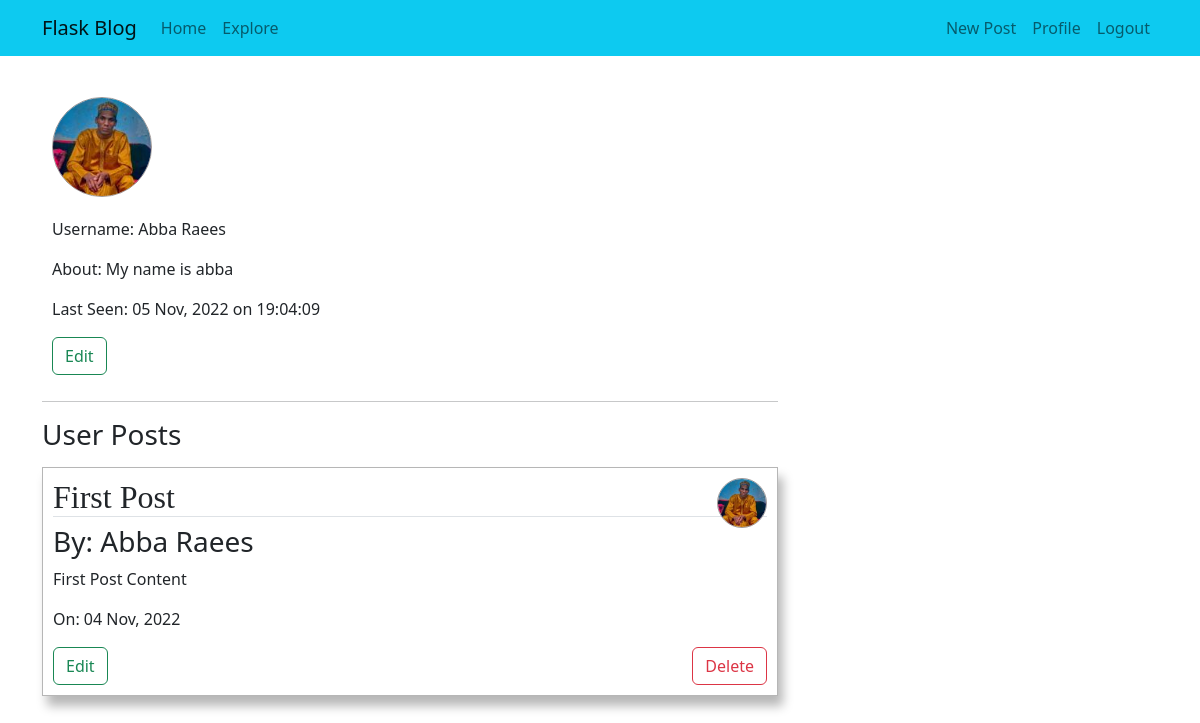
The page /profile/1 (signed in) on the database as committed earlier.
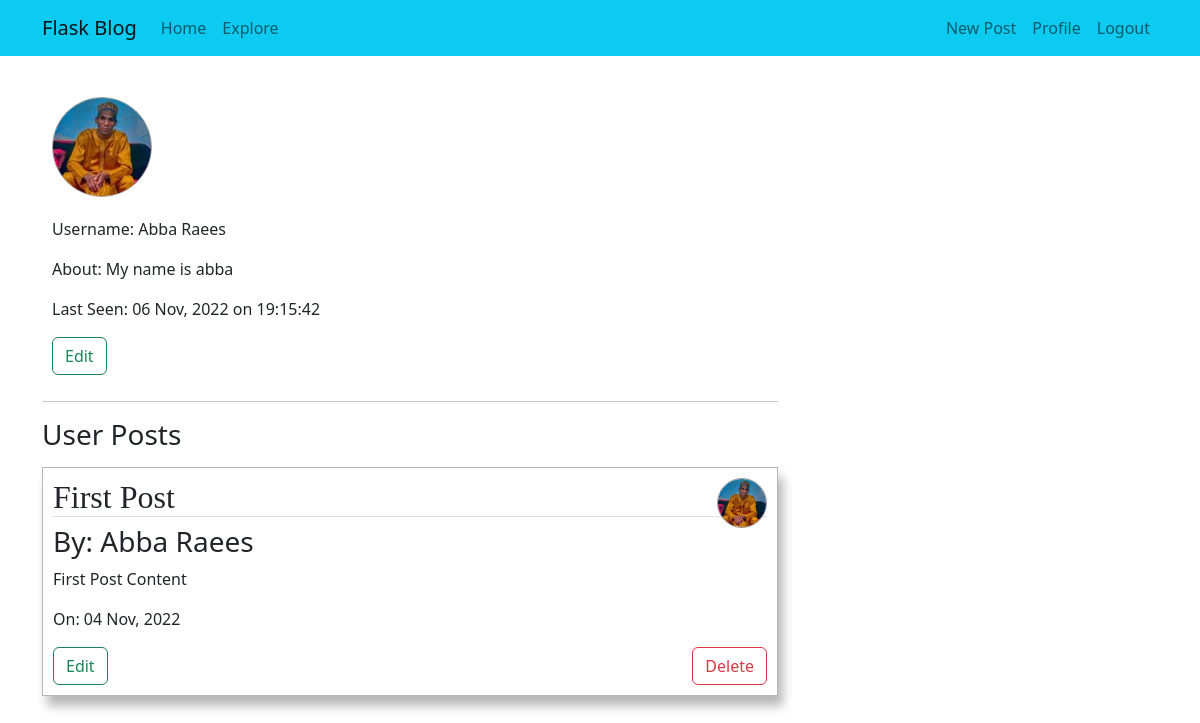
The same page on the database as committed later.
### app/models.py (models this page shows, shortened)
class User(db.Model, UserMixin):
    id = db.Column(db.Integer, primary_key=True)
    username = db.Column(db.String(20), unique=True, nullable=False)
    email = db.Column(db.String(120), unique=True, nullable=False)
    password_hash = db.Column(db.String(20), nullable=False)
    image_file = db.Column(db.String, default='vector.jpg')
    about = db.Column(db.String, nullable=True)
    last_seen = db.Column(db.DateTime, default=datetime.utcnow)
    posts = db.relationship('Post', backref='author', lazy='dynamic')
    followed = db.relationship('User',
        secondary = followers,
        primaryjoin = (followers.c.follower_id == id),
        secondaryjoin = (followers.c.followed_id == id),
        backref = db.backref('followers', lazy='dynamic'),
        lazy = 'dynamic'
    )

### app/blog.py (the view)
@bp.route("/profile/<int:id>")
@login_required
def profile(id):
    form = EmptyForm()
    user = User.query.get_or_404(id)
    image_file = url_for('static', filename="profile_pics/"+user.image_file)
    return render_template('blog/profile.html', user=user, title='Profile', image_file=image_file, form=form)

### app/auth.py (called while the page is built)
@login_manager.user_loader
def load_user(id):
    user = User.query.get_or_404(int(id))
    return user

### app/blog.py (called while the page is built)
@bp.before_request
def before_request():
    if current_user.is_authenticated:
        current_user.last_seen = datetime.utcnow()
        db.session.commit()

### app/templates/blog/profile.html
{% extends 'layout.html' %}
{% block content %}
    <div class="profile-section">
        <img src="{{ image_file }}" class="img" style="margin-bottom: 20px; ">
        <p>Username: {{ user.username }}</p>
        {% if user.about %}
            <p>About: {{ user.about }}</p>
        {% endif %}
        {% if user.last_seen %}
            <p>Last Seen: {{ user.last_seen.strftime("%d %b, %Y on %H:%M:%S") }}</p>
        {% endif %}
        {% if user == current_user %}
            <a href="{{ url_for('blog.profile_update', id=user.id) }}" class="btn btn-outline-success">
                Edit
            </a>
        {% endif %}
    </div>
    <hr>
    <h3>User Posts</h3>
    <div class="mb-5">
        {% for post in user.posts %}
           <div class="content-section">
                <img src="{{ image_file }}" class="img" style="width: 50px; height: 50px; float: right;">
                <h2 class="border-bottom title">{{ post.title }}</h2>
                <h3>By: {{ post.author.username }}</h3>
                <p>{{ post.content }}</p>
                <p>On: {{ post.date_posted.strftime("%d %b, %Y") }}</p>
                {% if user == current_user %}
                    <a href="#" class="btn btn-outline-success">Edit</a>
                    <a href="#" class="btn btn-outline-danger float-end">Delete</a>
                {% endif %}
           </div>
        {% endfor %}
    </div>
{% endblock %}

Rows that differ between the two databases and show on the page:
changed User "Abba Raees": last_seen "05 Nov, 2022 on 19:04:09" → "06 Nov, 2022 on 19:15:42"
